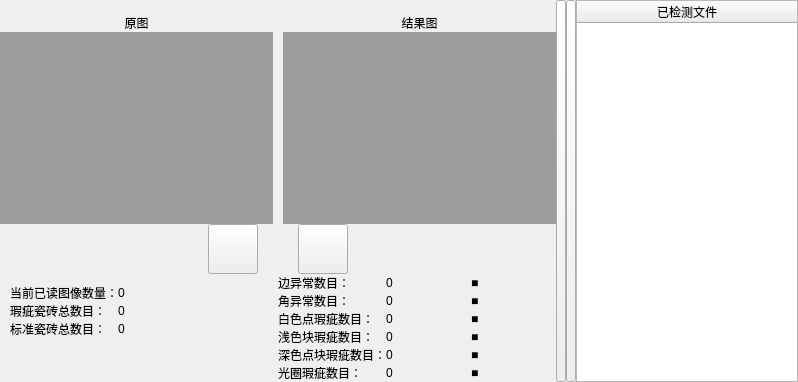
      <widget class="QWidget" name="home">
       <attribute name="title">
        <string>Home</string>
       </attribute>
       <layout class="QHBoxLayout" name="horizontalLayout_2" stretch="5,0,0,2">
        <property name="spacing">
         <number>0</number>
        </property>
        <property name="leftMargin">
         <number>0</number>
        </property>
        <property name="topMargin">
         <number>0</number>
        </property>
        <property name="rightMargin">
         <number>0</number>
        </property>
        <property name="bottomMargin">
         <number>0</number>
        </property>
        <item>
         <layout class="QVBoxLayout" name="homeLeftVerticalLayout">
          <property name="spacing">
           <number>0</number>
          </property>
          <item>
           <widget class="QLabel" name="nameLabel">
            <property name="text">
             <string/>
            </property>
           </widget>
          </item>
          <item>
           <layout class="QGridLayout" name="homeCenterGridLayout">
            <property name="horizontalSpacing">
             <number>10</number>
            </property>
            <property name="verticalSpacing">
             <number>0</number>
            </property>
            <item row="0" column="0">
             <widget class="QLabel" name="ANSLabel">
              <property name="maximumSize">
               <size>
                <width>16777215</width>
                <height>30</height>
               </size>
              </property>
              <property name="styleSheet">
               <string notr="true">font: 16pt &quot;Agency FB&quot;;</string>
              </property>
              <property name="text">
               <string>原图</string>
              </property>
              <property name="alignment">
               <set>Qt::AlignCenter</set>
              </property>
             </widget>
            </item>
            <item row="0" column="1">
             <widget class="QLabel" name="ODLabel">
              <property name="maximumSize">
               <size>
                <width>16777215</width>
                <height>16777215</height>
               </size>
              </property>
              <property name="styleSheet">
               <string notr="true">font: 16pt &quot;Agency FB&quot;;</string>
              </property>
              <property name="text">
               <string>结果图</string>
              </property>
              <property name="alignment">
               <set>Qt::AlignCenter</set>
              </property>
             </widget>
            </item>
            <item row="1" column="0">
             <widget class="QGraphicsView" name="inputImage">
              <property name="styleSheet">
               <string notr="true">QGraphicsView{
background-color: rgba(75, 75, 75, 0.5);
border: 0px solid #42adff;
border-radius:0px;}</string>
              </property>
             </widget>
            </item>
            <item row="1" column="1">
             <widget class="QGraphicsView" name="outImage">
              <property name="styleSheet">
               <string notr="true">QGraphicsView{
background-color: rgba(75, 75, 75, 0.5);
border: 0px solid #42adff;
border-radius:0px;
}</string>
              </property>
             </widget>
            </item>
           </layout>
          </item>
          <item>
           <layout class="QHBoxLayout" name="horizontalLayout">
            <property name="spacing">
             <number>40</number>
            </property>
            <item>
             <spacer name="leftHorizontalSpacer">
              <property name="orientation">
               <enum>Qt::Horizontal</enum>
              </property>
              <property name="sizeHint" stdset="0">
               <size>
                <width>40</width>
                <height>20</height>
               </size>
              </property>
             </spacer>
            </item>
            <item>
             <widget class="QPushButton" name="reduceButton">
              <property name="minimumSize">
               <size>
                <width>50</width>
                <height>50</height>
               </size>
              </property>
              <property name="maximumSize">
               <size>
                <width>50</width>
                <height>50</height>
               </size>
              </property>
              <property name="text">
               <string/>
              </property>
              <property name="icon">
               <iconset resource="../apprcc.qrc">
                <normaloff>:/img/icon/reduce.png</normaloff>:/img/icon/reduce.png</iconset>
              </property>
              <property name="iconSize">
               <size>
                <width>40</width>
                <height>40</height>
               </size>
              </property>
             </widget>
            </item>
            <item>
             <widget class="QPushButton" name="amplifyButton">
              <property name="minimumSize">
               <size>
                <width>50</width>
                <height>50</height>
               </size>
              </property>
              <property name="maximumSize">
               <size>
                <width>50</width>
                <height>50</height>
               </size>
              </property>
              <property name="text">
               <string/>
              </property>
              <property name="icon">
               <iconset resource="../apprcc.qrc">
                <normaloff>:/img/icon/amplify.png</normaloff>:/img/icon/amplify.png</iconset>
              </property>
              <property name="iconSize">
               <size>
                <width>40</width>
                <height>40</height>
               </size>
              </property>
             </widget>
            </item>
            <item>
             <spacer name="rightHorizontalSpacer">
              <property name="orientation">
               <enum>Qt::Horizontal</enum>
              </property>
              <property name="sizeHint" stdset="0">
               <size>
                <width>40</width>
                <height>20</height>
               </size>
              </property>
             </spacer>
            </item>
           </layout>
          </item>
          <item>
           <layout class="QHBoxLayout" name="homeEndHorizontalLayout">
            <item>
             <layout class="QFormLayout" name="homeEndLeftFormLayout">
              <property name="verticalSpacing">
               <number>0</number>
              </property>
              <property name="leftMargin">
               <number>10</number>
              </property>
              <property name="topMargin">
               <number>10</number>
              </property>
              <property name="rightMargin">
               <number>10</number>
              </property>
              <property name="bottomMargin">
               <number>10</number>
              </property>
              <item row="0" column="0">
               <widget class="QLabel" name="currentLabel">
                <property name="styleSheet">
                 <string notr="true">font: 14pt &quot;Agency FB&quot;;</string>
                </property>
                <property name="text">
                 <string>当前已读图像数量：</string>
                </property>
               </widget>
              </item>
              <item row="0" column="1">
               <widget class="QLabel" name="currentNum">
                <property name="styleSheet">
                 <string notr="true">font: 12pt &quot;Arial&quot;;</string>
                </property>
                <property name="text">
                 <string>0</string>
                </property>
               </widget>
              </item>
              <item row="1" column="1">
               <widget class="QLabel" name="flawNum">
                <property name="styleSheet">
                 <string notr="true">font: 12pt &quot;Arial&quot;;</string>
                </property>
                <property name="text">
                 <string>0</string>
                </property>
               </widget>
              </item>
              <item row="2" column="0">
               <widget class="QLabel" name="standLabel">
                <property name="styleSheet">
                 <string notr="true">font: 14pt &quot;Agency FB&quot;;</string>
                </property>
                <property name="text">
                 <string>标准瓷砖总数目：</string>
                </property>
               </widget>
              </item>
              <item row="2" column="1">
               <widget class="QLabel" name="standNum">
                <property name="styleSheet">
                 <string notr="true">font: 12pt &quot;Arial&quot;;</string>
                </property>
                <property name="text">
                 <string>0</string>
                </property>
               </widget>
              </item>
              <item row="1" column="0">
               <widget class="QLabel" name="flawLabel">
                <property name="styleSheet">
                 <string notr="true">font: 14pt &quot;Agency FB&quot;;</string>
                </property>
                <property name="text">
                 <string>瑕疵瓷砖总数目：</string>
                </property>
               </widget>
              </item>
             </layout>
            </item>
            <item>
             <layout class="QGridLayout" name="homeEndRightGridLayout">
              <property name="verticalSpacing">
               <number>0</number>
              </property>
              <item row="1" column="2">
               <widget class="QLabel" name="angleColor">
                <property name="styleSheet">
                 <string notr="true"/>
                </property>
                <property name="text">
                 <string>■</string>
                </property>
               </widget>
              </item>
              <item row="3" column="0">
               <widget class="QLabel" name="lightLabel">
                <property name="styleSheet">
                 <string notr="true">font: 14pt &quot;Agency FB&quot;;</string>
                </property>
                <property name="text">
                 <string>浅色块瑕疵数目：</string>
                </property>
               </widget>
              </item>
              <item row="0" column="2">
               <widget class="QLabel" name="sideColor">
                <property name="styleSheet">
                 <string notr="true"/>
                </property>
                <property name="text">
                 <string>■</string>
                </property>
               </widget>
              </item>
              <item row="1" column="1">
               <widget class="QLabel" name="angleNum">
                <property name="styleSheet">
                 <string notr="true">font: 12pt &quot;Arial&quot;;</string>
                </property>
                <property name="text">
                 <string>0</string>
                </property>
               </widget>
              </item>
              <item row="4" column="1">
               <widget class="QLabel" name="darkNum">
                <property name="styleSheet">
                 <string notr="true">font: 12pt &quot;Arial&quot;;</string>
                </property>
                <property name="text">
                 <string>0</string>
                </property>
               </widget>
              </item>
              <item row="5" column="0">
               <widget class="QLabel" name="apertureLabel">
                <property name="styleSheet">
                 <string notr="true">font: 14pt &quot;Agency FB&quot;;</string>
                </property>
                <property name="text">
                 <string>光圈瑕疵数目：</string>
                </property>
               </widget>
              </item>
              <item row="2" column="0">
               <widget class="QLabel" name="whiteLabel">
                <property name="styleSheet">
                 <string notr="true">font: 14pt &quot;Agency FB&quot;;</string>
                </property>
                <property name="text">
                 <string>白色点瑕疵数目：</string>
                </property>
               </widget>
              </item>
              <item row="2" column="1">
               <widget class="QLabel" name="whiteNum">
                <property name="styleSheet">
                 <string notr="true">font: 12pt &quot;Arial&quot;;</string>
                </property>
                <property name="text">
                 <string>0</string>
                </property>
               </widget>
              </item>
              <item row="0" column="0">
               <widget class="QLabel" name="sideLabel">
                <property name="styleSheet">
                 <string notr="true">font: 14pt &quot;Agency FB&quot;;</string>
                </property>
                <property name="text">
                 <string>边异常数目：</string>
                </property>
               </widget>
              </item>
              <item row="3" column="1">
               <widget class="QLabel" name="lightNum">
                <property name="styleSheet">
                 <string notr="true">font: 12pt &quot;Arial&quot;;</string>
                </property>
                <property name="text">
                 <string>0</string>
                </property>
               </widget>
              </item>
              <item row="1" column="0">
               <widget class="QLabel" name="angleLabel">
                <property name="styleSheet">
                 <string notr="true">font: 14pt &quot;Agency FB&quot;;</string>
                </property>
                <property name="text">
                 <string>角异常数目：</string>
                </property>
               </widget>
              </item>
              <item row="5" column="1">
               <widget class="QLabel" name="apertureNum">
                <property name="styleSheet">
                 <string notr="true">font: 12pt &quot;Arial&quot;;</string>
                </property>
                <property name="text">
                 <string>0</string>
                </property>
               </widget>
              </item>
              <item row="0" column="1">
               <widget class="QLabel" name="sideNum">
                <property name="styleSheet">
                 <string notr="true">font: 12pt &quot;Arial&quot;;</string>
                </property>
                <property name="text">
                 <string>0</string>
                </property>
               </widget>
              </item>
              <item row="2" column="2">
               <widget class="QLabel" name="whiteColor">
                <property name="styleSheet">
                 <string notr="true"/>
                </property>
                <property name="text">
                 <string>■</string>
                </property>
               </widget>
              </item>
              <item row="4" column="0">
               <widget class="QLabel" name="darkLabel">
                <property name="styleSheet">
                 <string notr="true">font: 14pt &quot;Agency FB&quot;;</string>
                </property>
                <property name="text">
                 <string>深色点块瑕疵数目：</string>
                </property>
               </widget>
              </item>
              <item row="3" column="2">
               <widget class="QLabel" name="lightColor">
                <property name="styleSheet">
                 <string notr="true"/>
                </property>
                <property name="text">
                 <string>■</string>
                </property>
               </widget>
              </item>
              <item row="4" column="2">
               <widget class="QLabel" name="darkColor">
                <property name="styleSheet">
                 <string notr="true"/>
                </property>
                <property name="text">
                 <string>■</string>
                </property>
               </widget>
              </item>
              <item row="5" column="2">
               <widget class="QLabel" name="apertureColor">
                <property name="styleSheet">
                 <string notr="true"/>
                </property>
                <property name="text">
                 <string>■</string>
                </property>
               </widget>
              </item>
             </layout>
            </item>
           </layout>
          </item>
         </layout>
        </item>
        <item>
         <widget class="QPushButton" name="putAwayFileListButton">
          <property name="sizePolicy">
           <sizepolicy hsizetype="Preferred" vsizetype="Preferred">
            <horstretch>0</horstretch>
            <verstretch>0</verstretch>
           </sizepolicy>
          </property>
          <property name="minimumSize">
           <size>
            <width>0</width>
            <height>0</height>
           </size>
          </property>
          <property name="maximumSize">
           <size>
            <width>10</width>
            <height>16777215</height>
           </size>
          </property>
          <property name="styleSheet">
           <string notr="true"/>
          </property>
          <property name="text">
           <string/>
          </property>
          <property name="icon">
           <iconset resource="../apprcc.qrc">
            <normaloff>:/img/icon/展开.png</normaloff>:/img/icon/展开.png</iconset>
          </property>
          <property name="autoDefault">
           <bool>false</bool>
          </property>
          <property name="default">
           <bool>false</bool>
          </property>
          <property name="flat">
           <bool>false</bool>
          </property>
         </widget>
        </item>
        <item>
         <widget class="QPushButton" name="expandFieistButton">
          <property name="sizePolicy">
           <sizepolicy hsizetype="Preferred" vsizetype="Preferred">
            <horstretch>0</horstretch>
            <verstretch>0</verstretch>
           </sizepolicy>
          </property>
          <property name="minimumSize">
           <size>
            <width>0</width>
            <height>0</height>
           </size>
          </property>
          <property name="maximumSize">
           <size>
            <width>10</width>
            <height>16777215</height>
           </size>
          </property>
          <property name="styleSheet">
           <string notr="true"/>
          </property>
          <property name="text">
           <string/>
          </property>
          <property name="icon">
           <iconset resource="../apprcc.qrc">
            <normaloff>:/img/icon/收起.png</normaloff>:/img/icon/收起.png</iconset>
          </property>
          <property name="autoDefault">
           <bool>false</bool>
          </property>
          <property name="default">
           <bool>false</bool>
          </property>
          <property name="flat">
           <bool>false</bool>
          </property>
         </widget>
        </item>
        <item>
         <widget class="QTableWidget" name="fileListTableList_2">
          <property name="sizePolicy">
           <sizepolicy hsizetype="Expanding" vsizetype="Expanding">
            <horstretch>0</horstretch>
            <verstretch>0</verstretch>
           </sizepolicy>
          </property>
          <property name="mouseTracking">
           <bool>false</bool>
          </property>
          <property name="tabletTracking">
           <bool>false</bool>
          </property>
          <property name="styleSheet">
           <string notr="true"/>
          </property>
          <property name="verticalScrollBarPolicy">
           <enum>Qt::ScrollBarAsNeeded</enum>
          </property>
          <property name="editTriggers">
           <set>QAbstractItemView::NoEditTriggers</set>
          </property>
          <property name="dragEnabled">
           <bool>false</bool>
          </property>
          <property name="alternatingRowColors">
           <bool>true</bool>
          </property>
          <attribute name="horizontalHeaderVisible">
           <bool>true</bool>
          </attribute>
          <attribute name="horizontalHeaderCascadingSectionResizes">
           <bool>false</bool>
          </attribute>
          <attribute name="horizontalHeaderDefaultSectionSize">
           <number>25</number>
          </attribute>
          <attribute name="horizontalHeaderHighlightSections">
           <bool>true</bool>
          </attribute>
          <attribute name="horizontalHeaderShowSortIndicator" stdset="0">
           <bool>false</bool>
          </attribute>
          <attribute name="horizontalHeaderStretchLastSection">
           <bool>true</bool>
          </attribute>
          <attribute name="verticalHeaderVisible">
           <bool>false</bool>
          </attribute>
          <attribute name="verticalHeaderMinimumSectionSize">
           <number>28</number>
          </attribute>
          <attribute name="verticalHeaderDefaultSectionSize">
           <number>28</number>
          </attribute>
          <attribute name="verticalHeaderShowSortIndicator" stdset="0">
           <bool>false</bool>
          </attribute>
          <attribute name="verticalHeaderStretchLastSection">
           <bool>false</bool>
          </attribute>
          <column>
           <property name="text">
            <string>已检测文件</string>
           </property>
           <property name="textAlignment">
            <set>AlignCenter</set>
           </property>
          </column>
         </widget>
        </item>
       </layout>
      </widget>
